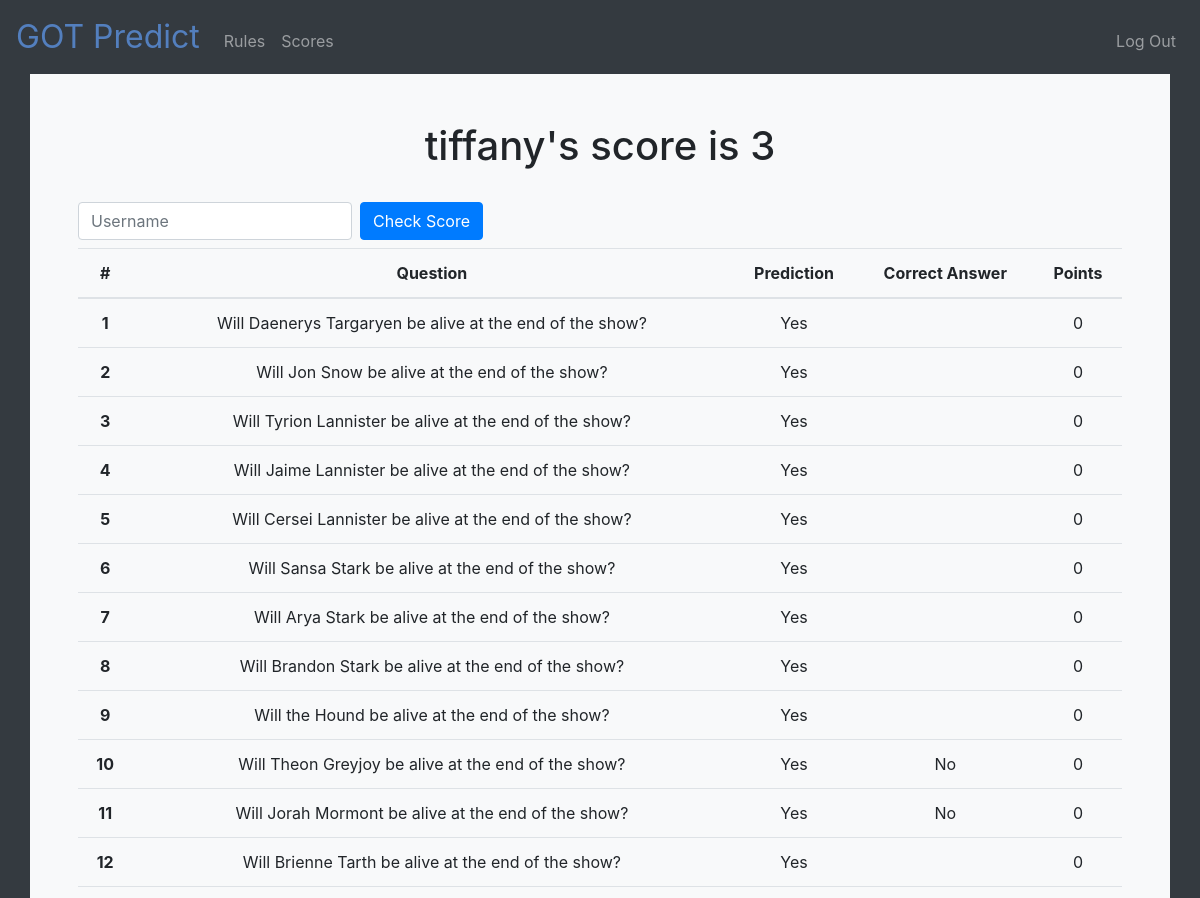
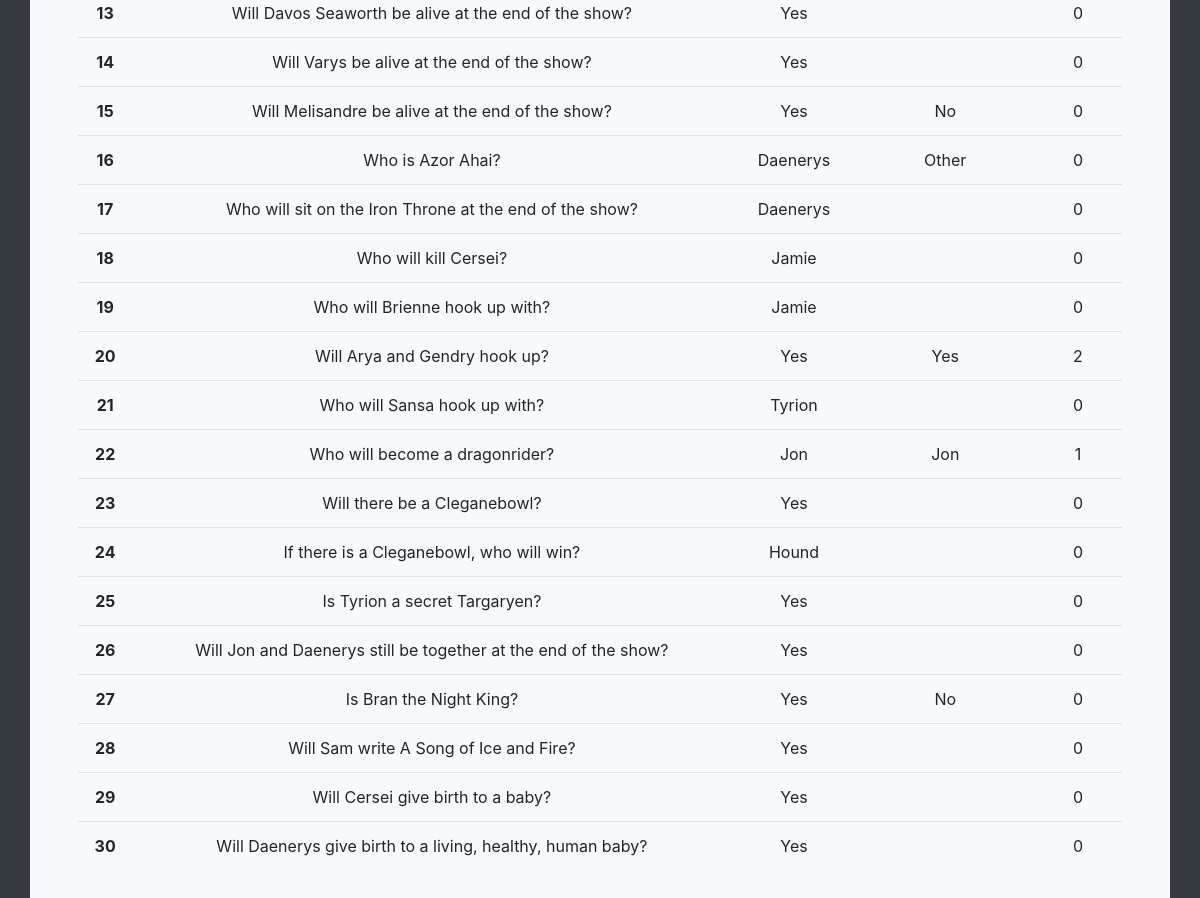
The page /scores (signed in) on the database its author committed (2 pictures, top to bottom).
### app/models.py (models this page shows, shortened)
class User(db.Model):
    id = db.Column(db.Integer, primary_key=True)
    username = db.Column(db.String(64), index=True, unique=True)
    email = db.Column(db.String(120), index=True, unique=True)
    password_hash = db.Column(db.String(128))
    score = db.Column(db.Integer)
    responses = db.relationship('Response', backref='author', lazy='dynamic')

class Response(db.Model):
    id = db.Column(db.Integer, primary_key=True)
    q1 = db.Column(db.String(64))
    q2 = db.Column(db.String(64))
    q3 = db.Column(db.String(64))
    q4 = db.Column(db.String(64))
    q5 = db.Column(db.String(64))
    q6 = db.Column(db.String(64))
    q7 = db.Column(db.String(64))
    q8 = db.Column(db.String(64))
    q9 = db.Column(db.String(64))
    q10 = db.Column(db.String(64))
    q11 = db.Column(db.String(64))
    q12 = db.Column(db.String(64))
    q13 = db.Column(db.String(64))
    q14 = db.Column(db.String(64))
    q15 = db.Column(db.String(64))
    q16 = db.Column(db.String(64))
    q17 = db.Column(db.String(64))
    q18 = db.Column(db.String(64))
    q19 = db.Column(db.String(64))
    q20 = db.Column(db.String(64))
    q21 = db.Column(db.String(64))
    q22 = db.Column(db.String(64))
    q23 = db.Column(db.String(64))
    q24 = db.Column(db.String(64))
    q25 = db.Column(db.String(64))
    q26 = db.Column(db.String(64))
    q27 = db.Column(db.String(64))
    q28 = db.Column(db.String(64))
    q29 = db.Column(db.String(64))
    q30 = db.Column(db.String(64))
    score = db.Column(db.Integer)
    rank = db.Column(db.String(64))
    timestamp = db.Column(db.DateTime, index=True, default=datetime.utcnow)
    user_id = db.Column(db.Integer, db.ForeignKey('user.id'))

### app/routes.py (the view)
@app.route("/scores", methods=["GET", "POST"])
@login_required
def scores():
    if request.method == "POST":
        author = User.query.filter_by(username=request.form.get("username")).first()
        response = Response.query.filter_by(author=author).first()
        if response is None:
            flash("That user hasn't made any predictions")
            return render_template("rules.html")
        score = calculate_score(response)
        points = calculate_points(response)
        return render_template("scores.html", author=author, response=response, score=score, points=points)
    else:
        author = User.query.filter_by(id=session["user_id"]).first()
        response = Response.query.filter_by(author=author).first()
        if response is None:
            flash("Make your predictions before seeing your score")
            return render_template("predict.html")
        score = calculate_score(response)
        points = calculate_points(response)
        return render_template("scores.html", author=author, response=response, score=score, points=points)

### app/helpers.py (called while the page is built)
def login_required(f):
    @wraps(f)
    def decorated_function(*args, **kwargs):
        if session.get("user_id") is None:
            return redirect("/login")
        return f(*args, **kwargs)
    return decorated_function

### app/templates/scores.html (shortened to what this page needs)
{% extends "layout.html" %}
{% block main %}
<h1>{{ author.username }}'s score is {{ score }}</h1>
<br>
<form class="form-inline" action="/scores" method="post">
    <input type="text" class="form-control mb-2 mr-sm-2" placeholder="Username" name="username">
    <button type="submit" class="btn btn-primary mb-2">Check Score</button>
</form>
<table class="table">
    <thead>
        <th scope="col">#</th>
        <th scope="col">Question</th>
        <th scope="col">Prediction</th>
        <th scope="col">Correct Answer</th>
        <th scope="col">Points</th>
    </thead>
    <tbody>
        <tr>
            <th scope="row">1</th>
            <td>Will Daenerys Targaryen be alive at the end of the show?</td>
            <td>{{ response.q1 }}</td>
            <td></td>
            <td>{{ points[0] }}</td>
        </tr>
        <tr>
            <th scope="row">2</th>
            <td>Will Jon Snow be alive at the end of the show?</td>
            <td>{{ response.q2 }}</td>
            <td></td>
            <td>{{ points[1] }}</td>
        </tr>
        <tr>
            <th scope="row">3</th>
            <td>Will Tyrion Lannister be alive at the end of the show?</td>
            <td>{{ response.q3 }}</td>
            <td></td>
            <td>{{ points[2] }}</td>
        </tr>
        <tr>
            <th scope="row">4</th>
            <td>Will Jaime Lannister be alive at the end of the show?</td>
            <td>{{ response.q4 }}</td>
            <td></td>
            <td>{{ points[3] }}</td>
        </tr>
        <tr>
            <th scope="row">5</th>
            <td>Will Cersei Lannister be alive at the end of the show?</td>
            <td>{{ response.q5 }}</td>
            <td></td>
            <td>{{ points[4] }}</td>
        </tr>
        <tr>
            <th scope="row">6</th>
            <td>Will Sansa Stark be alive at the end of the show?</td>
            <td>{{ response.q6 }}</td>
            <td></td>
            <td>{{ points[5] }}</td>
        </tr>
        <tr>
            <th scope="row">7</th>
            <td>Will Arya Stark be alive at the end of the show?</td>
            <td>{{ response.q7 }}</td>
            <td></td>
            <td>{{ points[6] }}</td>
        </tr>
        <tr>
            <th scope="row">8</th>
            <td>Will Brandon Stark be alive at the end of the show?</td>
            <td>{{ response.q8 }}</td>
            <td></td>
            <td>{{ points[7] }}</td>
        </tr>
        <tr>
            <th scope="row">9</th>
            <td>Will the Hound be alive at the end of the show?</td>
            <td>{{ response.q9 }}</td>
            <td></td>
            <td>{{ points[8] }}</td>
        </tr>
        <tr>
            <th scope="row">10</th>
            <td>Will Theon Greyjoy be alive at the end of the show?</td>
            <td>{{ response.q10 }}</td>
            <td>No</td>
            <td>{{ points[9] }}</td>
        </tr>
        <tr>
            <th scope="row">11</th>
            <td>Will Jorah Mormont be alive at the end of the show?</td>
            <td>{{ response.q11 }}</td>
            <td>No</td>
            <td>{{ points[10] }}</td>
        </tr>
        <tr>
            <th scope="row">12</th>
            <td>Will Brienne Tarth be alive at the end of the show?</td>
            <td>{{ response.q12 }}</td>
            <td></td>
            <td>{{ points[11] }}</td>
        </tr>
        <tr>
            <th scope="row">13</th>
            <td>Will Davos Seaworth be alive at the end of the show?</td>
            <td>{{ response.q13 }}</td>
            <td></td>
            <td>{{ points[12] }}</td>
        </tr>
        <tr>
            <th scope="row">14</th>
            <td>Will Varys be alive at the end of the show?</td>
            <td>{{ response.q14 }}</td>
            <td></td>
            <td>{{ points[13] }}</td>
        </tr>
        <tr>
            <th scope="row">15</th>
            <td>Will Melisandre be alive at the end of the show?</td>
            <td>{{ response.q15 }}</td>
            <td>No</td>
            <td>{{ points[14] }}</td>
        </tr>
        <tr>
            <th scope="row">16</th>
            <td>Who is Azor Ahai?</td>
            <td>{{ response.q16 }}</td>
            <td>Other</td>
            <td>{{ points[15] }}</td>
        </tr>
        <tr>
            <th scope="row">17</th>
            <td>Who will sit on the Iron Throne at the end of the show?</td>
            <td>{{ response.q17 }}</td>
            <td></td>
            <td>{{ points[16] }}</td>
        </tr>
        <tr>
            <th scope="row">18</th>
            <td>Who will kill Cersei?</td>
            <td>{{ response.q18 }}</td>
            <td></td>
            <td>{{ points[17] }}</td>
        </tr>
        <tr>
            <th scope="row">19</th>
            <td>Who will Brienne hook up with?</td>
            <td>{{ response.q19 }}</td>
            <td></td>
            <td>{{ points[18] }}</td>
        </tr>
        <tr>
            <th scope="row">20</th>
            <td>Will Arya and Gendry hook up?</td>
            <td>{{ response.q20 }}</td>
            <td>Yes</td>
            <td>{{ points[19] }}</td>
        </tr>
        <tr>
            <th scope="row">21</th>
            <td>Who will Sansa hook up with?</td>
            <td>{{ response.q21 }}</td>
            <td></td>
            <td>{{ points[20] }}</td>
        </tr>
        <tr>
            <th scope="row">22</th>
            <td>Who will become a dragonrider?</td>
            <td>{{ response.q22 }}</td>
            <td>Jon</td>
            <td>{{ points[21] }}</td>
        </tr>
        <tr>
            <th scope="row">23</th>
            <td>Will there be a Cleganebowl?</td>
            <td>{{ response.q23 }}</td>
            <td></td>
            <td>{{ points[22] }}</td>
        </tr>
        <tr>
            <th scope="row">24</th>
            <td>If there is a Cleganebowl, who will win?</td>
            <td>{{ response.q24 }}</td>
            <td></td>
            <td>{{ points[23] }}</td>
        </tr>
        <tr>
            <th scope="row">25</th>
            <td>Is Tyrion a secret Targaryen?</td>
            <td>{{ response.q25 }}</td>
            <td></td>
            <td>{{ points[24] }}</td>
        </tr>
        <tr>
            <th scope="row">26</th>
            <td>Will Jon and Daenerys still be together at the end of the show?</td>
            <td>{{ response.q26 }}</td>
            <td></td>
            <td>{{ points[25] }}</td>
        </tr>
        <tr>
            <th scope="row">27</th>
            <td>Is Bran the Night King?</td>
            <td>{{ response.q27 }}</td>
            <td>No</td>
            <td>{{ points[26] }}</td>
        </tr>
        <tr>
            <th scope="row">28</th>
            <td>Will Sam write A Song of Ice and Fire?</td>
            <td>{{ response.q28 }}</td>
            <td></td>
            <td>{{ points[27] }}</td>
        </tr>
        <tr>
            <th scope="row">29</th>
            <td>Will Cersei give birth to a baby?</td>
            <td>{{ response.q29 }}</td>
            <td></td>
            <td>{{ points[28] }}</td>
        </tr>
        <tr>
            <th scope="row">30</th>
            <td>Will Daenerys give birth to a living, healthy, human baby?</td>
            <td>{{ response.q30 }}</td>
            <td></td>
            <td>{{ points[29] }}</td>
        </tr>
    </tbody>
</table>
{% endblock %}

### app/static/styles.css (style rules this page uses)
main .form-control { display: inline-block; width: auto; }

### rows shown on the page
User: username "tiffany"
Response: q1 "Yes", q2 "Yes", q3 "Yes", q4 "Yes", q5 "Yes", q6 "Yes", q7 "Yes", q8 "Yes", q9 "Yes", q10 "Yes", q11 "Yes", q12 "Yes", q13 "Yes", q14 "Yes", q15 "Yes", q16 "Daenerys", q17 "Daenerys", q18 "Jamie", q19 "Jamie", q20 "Yes", q21 "Tyrion", q22 "Jon", q23 "Yes", q24 "Hound", q25 "Yes", q26 "Yes", q27 "Yes", q28 "Yes", q29 "Yes", q30 "Yes"

### other values the page prints
{{ score }} "3"
{{ points[0] }} "0"
{{ points[1] }} "0"
{{ points[2] }} "0"
{{ points[3] }} "0"
{{ points[4] }} "0"
{{ points[5] }} "0"
{{ points[6] }} "0"
{{ points[7] }} "0"
{{ points[8] }} "0"
{{ points[9] }} "0"
{{ points[10] }} "0"
{{ points[11] }} "0"
{{ points[12] }} "0"
{{ points[13] }} "0"
